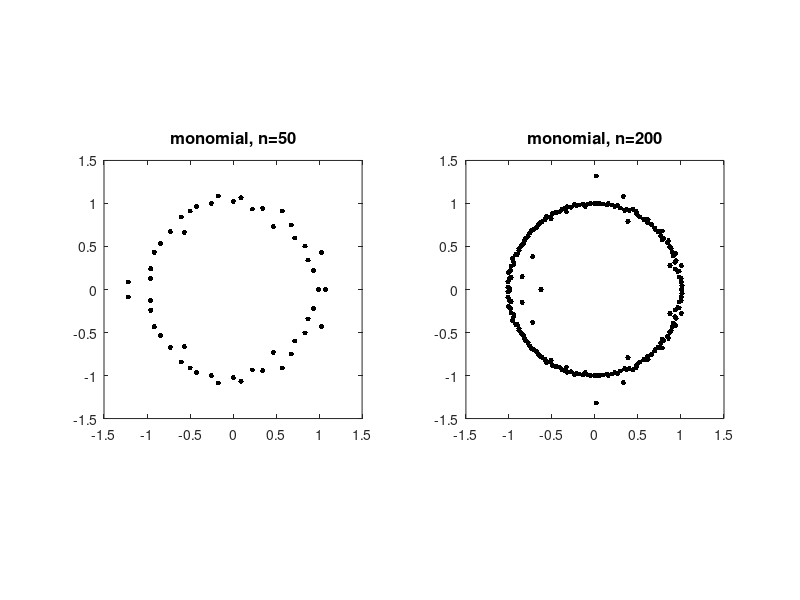

This chart was generated by the following MATLAB code: (Note: this script raises an error after producing the figure.)
%% Roots of random polynomials
% Nick Trefethen, November 2011

%%
% (Chebfun example roots/RandomPolynomials.m)
% [Tags: #random, #ROOTS]

%%
% If $p(z) = a_0 + a_1 z + \cdots + a_n z^n$ is a polynomial with random
% coefficients, its roots tend to lie near the unit circle [1,2]. To be
% specific, suppose $a_0,\ldots,a_{n-1}$ are independent real numbers from the
% standard normal distribution, with $a_n=1$. Here are typical pictures for $n
% = 50$ and $n = 200$, based on the MATLAB `roots` command. Incidentally, such
% computations are numerically stable [4]; the well-known difficulties of
% polynomial rootfinding pertain mainly to problems with roots away from the
% unit circle and coefficients far from random.
nn = [50 200];
MS = 'markersize'; FS = 'fontsize'; ms = 12; fs = 12;
for j = 1:2
    subplot(1,2,j)
    n = nn(j);
    a = [1; randn(n,1)];
    r = roots(a);
    plot(r,'.k',MS,ms)
    axis(1.5*[-1 1 -1 1]), axis square
    title(['monomial, n=' int2str(n)],FS,fs)
end

%%
% The reason these roots lie near the unit circle is that the monomials
% $1, z, z^2,\ldots$ are orthogonal polynomials defined on that set. For
% orthogonal polynomials defined on a different region of the complex plane,
% we get roots tending to cluster on the boundary of that region [3]. In
% particular, the best-known families of orthogonal polynomials are defined
% over $[-1,1]$, and random polynomials expressed in these bases tend to have
% roots near $[-1,1]$. The Chebfun `roots` command provides an easy way to
% compute roots of such polynomials stably. For example, here is what happens
% if we repeat the experiment above but for random polynomials in the basis of
% Chebyshev polynomials, i.e., $p = a_0 + a_1 T_1 + \cdots + a_n T_n$.
randn('seed',1)
for j = 1:2
    subplot(1,2,j)
    n = nn(j);
    a = [1; randn(n,1)];
    p = chebfun(a,'coeffs');
    r = roots(p,'all');
    plot(r,'.k',MS,ms)
    axis(1.5*[-1 1 -1 1]), axis square
    title(['Chebyshev, n=' int2str(n)],FS,fs)
end

%%
% Legendre polynomials are orthogonal over the same interval $[-1,1]$, so the
% results aren't much different:
for j = 1:2
    subplot(1,2,j)
    n = nn(j);
    a = [1; randn(n,1)];
    A = legpoly(n:-1:0);
    p = A*a;
    r = roots(p,'all');
    plot(r,'.k',MS,ms)
    axis(1.5*[-1 1 -1 1]), axis square
    title(['Legendre, n=' int2str(n)],FS,fs)
end

%% References
%
% 1. J. Hammersley, The zeros of a random polynomial, Proceedings of the Third
%    Berkeley Symposium on Mathematical Statistics and Probability, 1954-1955,
%    U. California Press, 1956, pp. 89-111.
%
% 2. L. A. Shepp and R. J. Vanderbei, The complex zeros of random polynomials,
%    Transactions of the American Mathematical Society 347 (1995), 4365-4384.
%
% 3. B. Shiffman and S. Zelditch, Equilibrium distribution of zeros of random
%    polynomials, International Mathematical Research Notices, 2003, pp.
%    25-49.
%
% 4. K.-C. Toh and L. N. Trefethen, Pseudozeros of polynomials and
%    pseudospectra of companion matrices, Numerische Mathematik, 68 (1994),
%    403-425.
